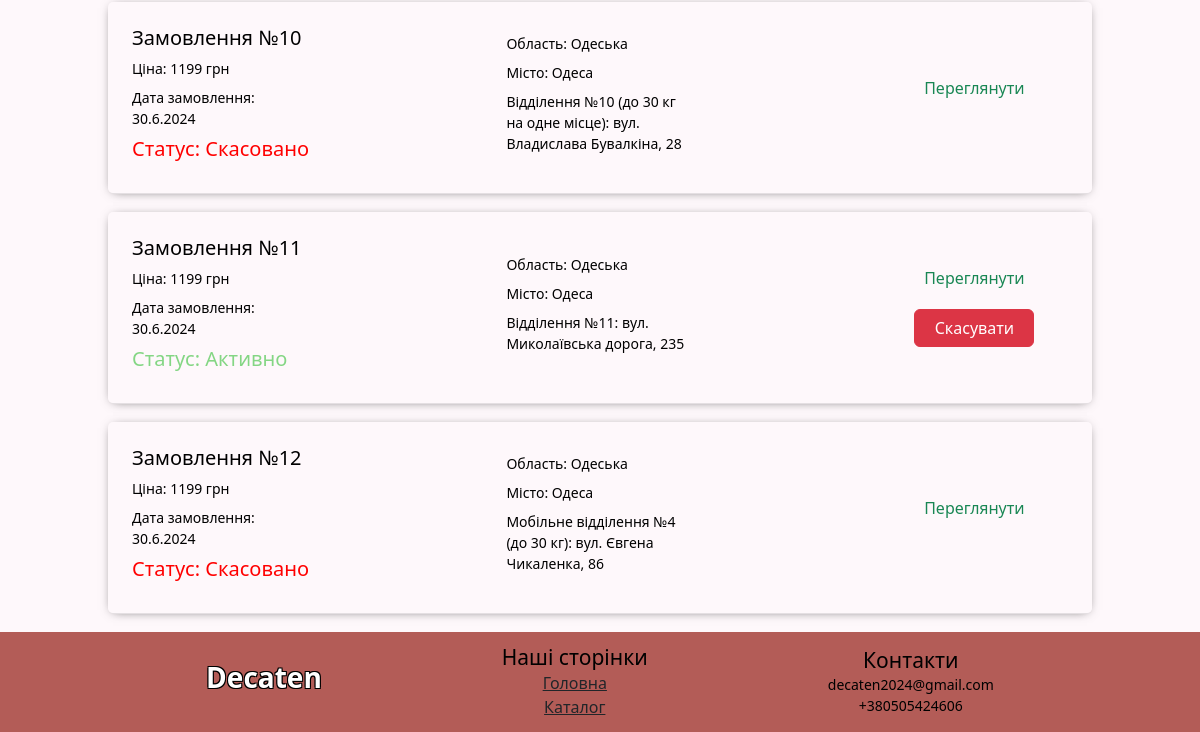
Before: /orders/ (signed in, lower part) with the older database file.
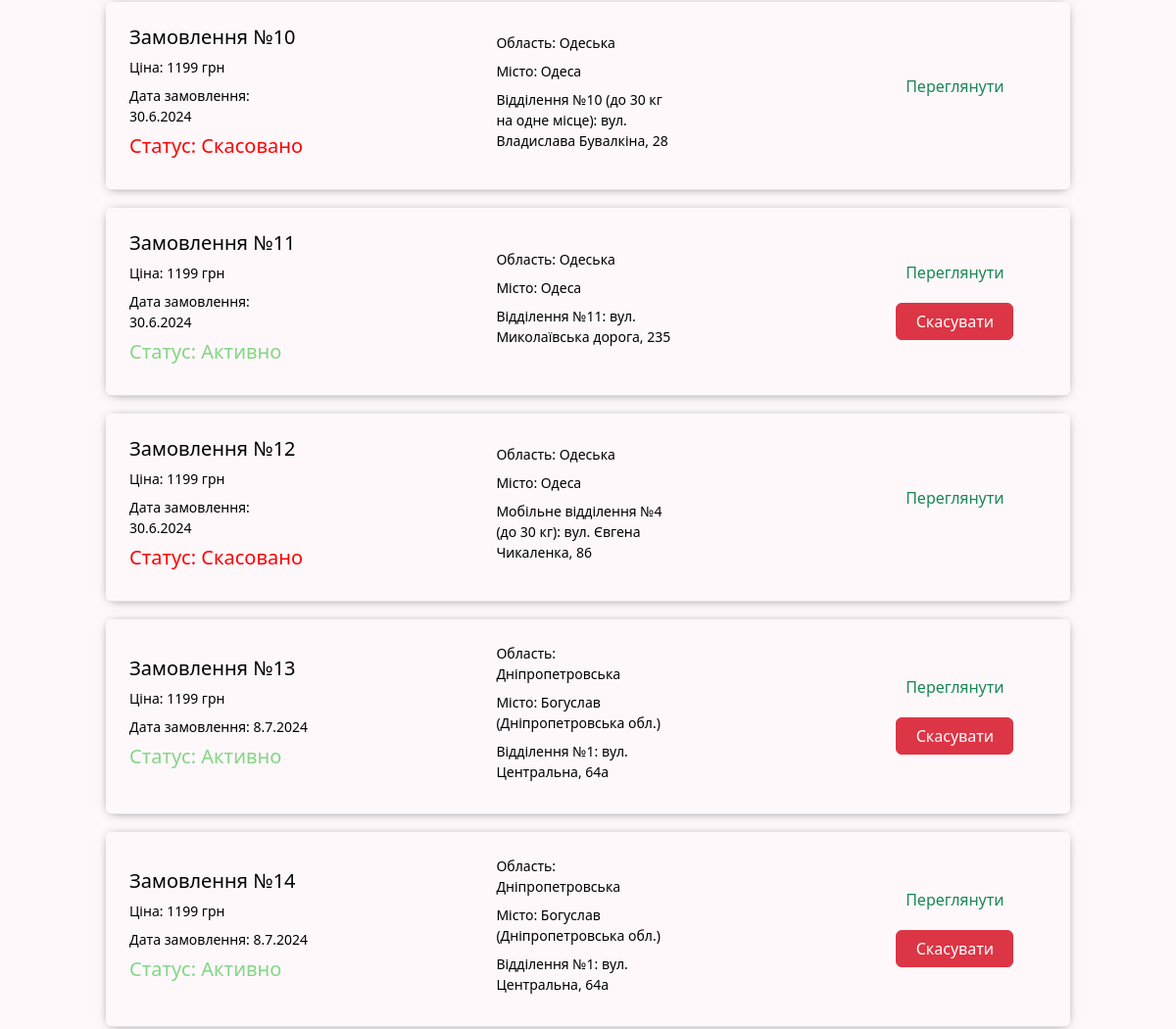
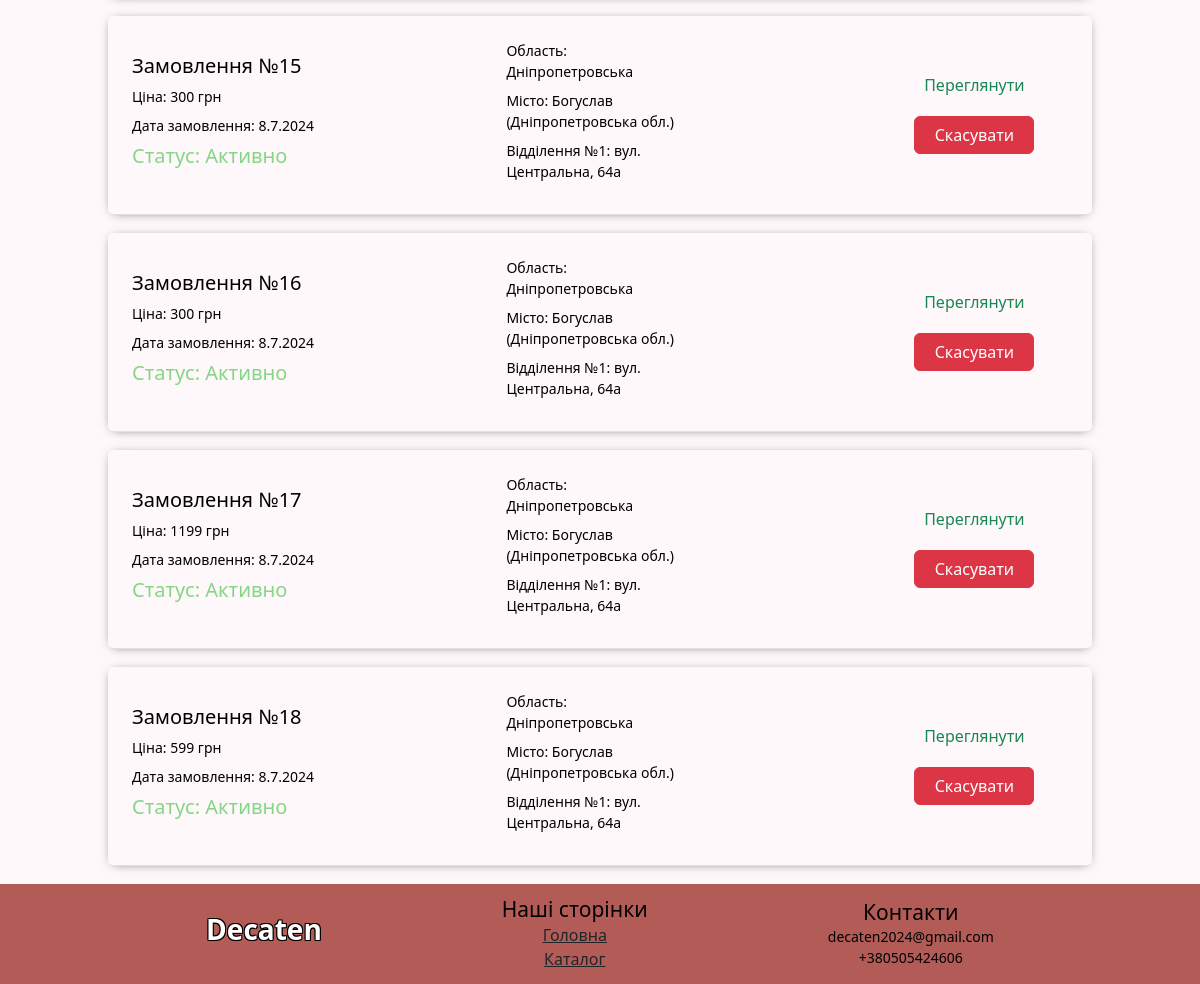
After: the same page with the newer database file (2 pictures, top to bottom).
### my_order/models.py (models this page shows)
class Order(models.Model):
    orders = models.ForeignKey(Orders, on_delete=models.CASCADE)
    status = models.CharField(max_length=255, null=True, blank=True)
    day_num = models.IntegerField(null=True, blank=True)
    month_num = models.IntegerField(null=True, blank=True)
    year_num = models.IntegerField(null=True, blank=True)
    price = models.IntegerField(null=True, blank=True)
    area = models.CharField(max_length=255, blank=True, null=True)
    city = models.CharField(max_length=255, blank=True, null=True)
    location = models.CharField(max_length=255, blank=True, null=True)
    first_name = models.CharField(max_length=255, blank=True, null=True)
    last_name = models.CharField(max_length=255, blank=True, null=True)
    middle_name = models.CharField(max_length=255, blank=True, null=True)
    number = models.IntegerField(null=True, blank=True)

### my_order/views.py (the view)
# urls.py: path('orders/', orders, name='orders'),
def orders(request):
    session_key = request.session.session_key
    if not session_key:
        request.session.cycle_key()
        session_key = request.session.session_key
    try:
        cart = Cart.objects.get(sessionkey=session_key)
    except:
        cart = Cart.objects.create(sessionkey=session_key)
    count = 0
    for product in cart.productincart_set.all():
        product_obj = Product.objects.filter(id=product.product_id).values()
        product_obj = list(product_obj)
        count += product.count
    if not request.user.is_staff:
        orders = Orders.objects.get(username=request.user.username)
        all_orders = Order.objects.filter(orders=orders)
        context = {'all_orders': all_orders, 'count_cart': count}
    elif request.user.is_staff:
        all_orders_of_users = Order.objects.all()
        context = {'count_cart': count, 'all_orders_of_users': all_orders_of_users}
    return render(request, 'my_order/orders.html', context)

### my_order/templates/my_order/orders.html (shortened to what this page needs)
{% extends 'base/base.html' %}
{% load static %}
{% block link %}
    <link rel="stylesheet" href="{% static 'my_order/css/orders.css' %}">
{% endblock %}
{% block main %}
<div class="content">
    {% if not request.user.is_staff %}
        <div class="orders">
            {% for order in all_orders %}
            <div class="order">
                <div class="header_of_order_{{order.id}} header_of_order">
                    <h4>Замовлення №{{order.id}}</h4>
                    <p class="price_header">Ціна: {{order.price}} грн</p>
                    <p class="date_pc">Дата замовлення: {{order.day_num}}.{{order.month_num}}.{{order.year_num}}</p>
                    {% if order.status == '0' %}
                        <h4 class="order_status_{{order.id}} canceled">Статус: Скасовано</h5>
                    {% elif order.status == '1' %}
                        <h4 class="order_status_{{order.id}} active">Статус: Активно</h5>
                    {% elif order.status == '2' %}
                        <h4 class="order_status_{{order.id}} sent">Статус: Відправлено</h5>
                    {% elif order.status == '3' %}
                        <h4 class="order_status_{{order.id}} arrived">Статус: Доставлено</h5>
                    {% elif order.status == '4' %}
                        <h4 class="order_status_{{order.id}} completed">Статус: Виконано</h5>
                    {% endif %}
                </div>
                <div class="adress">
                    <p>Область: {{order.area}}</p>
                    <p>Місто: {{order.city}}</p>
                    <p>{{order.location}}</p>
                </div>
                <div class="buttons">
                    <a href="../order/{{order.id}}/" class="text-success">Переглянути</a>
                    {% if order.status == '1' %}
                        <form action="" method="POST" class="form_cancel_{{order.id}}">
                            <div class="div_buttons_form_{{order.id}} div_buttons_form">
                                {% if order.status == '1' or order.status == '2' or order.status == '3' %}
                                    <button class="btn btn-danger cancel_button" id="{{order.id}}">Скасувати</button>
                                {% endif %}
                            </div>
                        </form>
                    {% endif %}
                </div>
            </div>
            {% endfor %}
    {% endif %}
</div>
{% endblock %}

Changed rows visible on the page:
added Order: id "13", price "1199", day_num "8", month_num "7", year_num "2024", area "Дніпропетровська", city "Богуслав (Дніпропетровська обл.)", location "Відділення №1: вул. Центральна, 64а"
added Order: id "14", price "1199", day_num "8", month_num "7", year_num "2024", area "Дніпропетровська", city "Богуслав (Дніпропетровська обл.)", location "Відділення №1: вул. Центральна, 64а"
added Order: id "15", price "300", day_num "8", month_num "7", year_num "2024", area "Дніпропетровська", city "Богуслав (Дніпропетровська обл.)", location "Відділення №1: вул. Центральна, 64а"
added Order: id "16", price "300", day_num "8", month_num "7", year_num "2024", area "Дніпропетровська", city "Богуслав (Дніпропетровська обл.)", location "Відділення №1: вул. Центральна, 64а"
added Order: id "17", price "1199", day_num "8", month_num "7", year_num "2024", area "Дніпропетровська", city "Богуслав (Дніпропетровська обл.)", location "Відділення №1: вул. Центральна, 64а"
added Order: id "18", price "599", day_num "8", month_num "7", year_num "2024", area "Дніпропетровська", city "Богуслав (Дніпропетровська обл.)", location "Відділення №1: вул. Центральна, 64а"
